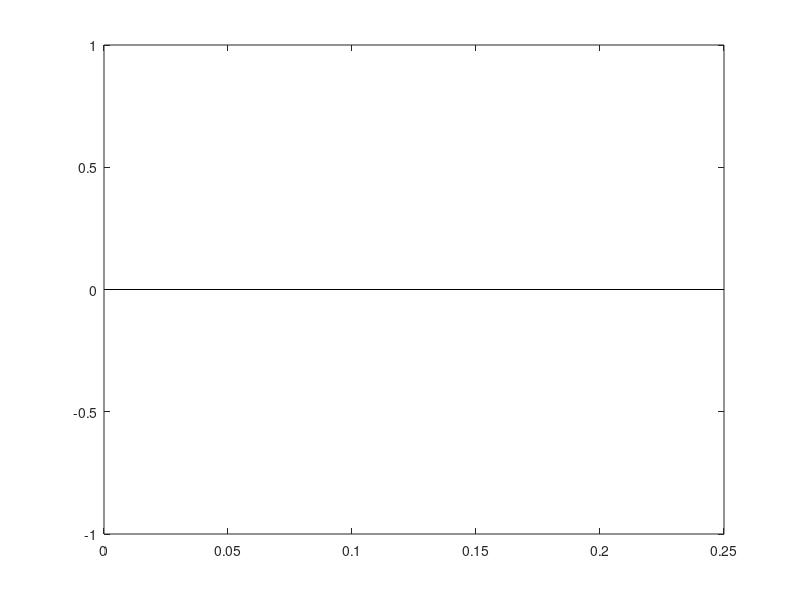

Here is the MATLAB script that generated this plot: (Note: this script raises an error after producing the figure.)
%This is the first attempt at writing an icp algorithm using icp_1
%It takes the approach of 

clear all
close all
clc
load newdata.mat

offset=[0;0;0];

pose=[0;0;0];
post_dot=[];

%full map
map = [];

%estimated pose for the robot in the world
est_theta = 0;
est_dtheta = 0;

last_est_dtheta=0;

%used to keep track of everything
last_disp = [];

converge_metric = 1e-6;

%minimum turn, this is the error for sensing if the robot is actually
%turning or not.  I know that the robot currently turns at 45 degrees per
%second, so anything less the that should be noted.
%error_dtheta = deg2rad(3);

pointer_scale = 0.25;
for nScan = 60:2:size(LidarScan,1)

    disp = [[0 1];[0 0]];
    
    %Grab lidar angles and the scan
    a = LidarAngles;
    z = LidarScan(nScan, :);

    %  Remove out of range measurements
    I = (z >= LidarRange);
    a(I) = [];
    z(I) = [];

    [x,y] = pol2cart(a,z);

    %fill the map if it doesn't exist yet.
    raw = [x;y];

    if isempty(map)
        map = [map raw];
    else
 
    %if ~isempty(est_dx)
    if size(pose,2) > 1        
        TT = repmat(pose(1:2,end) + (pose(1:2,end) - pose(1:2,end-1)), 1, size(raw,2));
        phi = pose(3,end) + (pose(3,end)-pose(3,end-1));
        TR = [cos(phi) (-sin(phi)); sin(phi) cos(phi)];
        
        raw = TR*raw + TT;
        disp = TR*disp + TT(:,1:2);
    end
    
    %sest the estimated pose diff to zero
    %est_dtheta = 0;
    
    ii = 0;
    while true
        
        ii = ii + 1;
        
        %kill all the points which are not "close" to the world and run 1
        %iteration of icp on them
        temp = killoutliers(map,raw, 0.1);
        [TR,TT] = call_icp1(map,temp);

        %move the points sample based on the icp output and update the
        %estimated pose
        TR = TR(1:2,1:2);
        TT = repmat(TT(1:2), 1, size(raw,2));

        raw = real(TR * raw + TT);
        disp = real(TR * disp + TT(:,1:2));

        %est_dtheta = est_dtheta + acos(TR(1,1));
        
        %get the difference in TT so we know when to converge the icp
        %algorithm.  This is a pretty schotty way of convergence, as it
        %doesn't take into account if the value bounced around the setpoint
        %but it works for this application
        dTT = mag(TT(:,1));
        
        %we need to run the loop at least once before we check this
        if ii > 1
            %Check for convergence
            if abs(dTT) < converge_metric
                
                tt = disp(:,2) - disp(:,1);
                [theta, ~] = cart2pol(tt(1), tt(2));
                cur = ([disp(:,1);theta] - offset)
                pose = [pose cur];

                last_disp = disp;

                break;
            end
        end
        
    end

    %update the world
    map = [map raw];

    
    %plot everything
    figure(1)
    plot(raw(1,:), raw(2,:), 'r.')
    hold on
    %plot(est_x(1,:), est_x(2,:), 'k.');
    end
    
    plot(map(1,:), map(2,:), 'b.')
    
    plot(pose(1,:), pose(2,:), 'mo')
    
    pointer = disp;
    pointer(:,2) = pointer_scale*(pointer(:,2) - pointer(:,1));
    pointer(:,2) = pointer(:,2) + disp(:,1);
    
    plot(pointer(1,:), pointer(2,:), 'k-')
    hold off
    
    %pause so we can display things
    pause(0.1);
end
